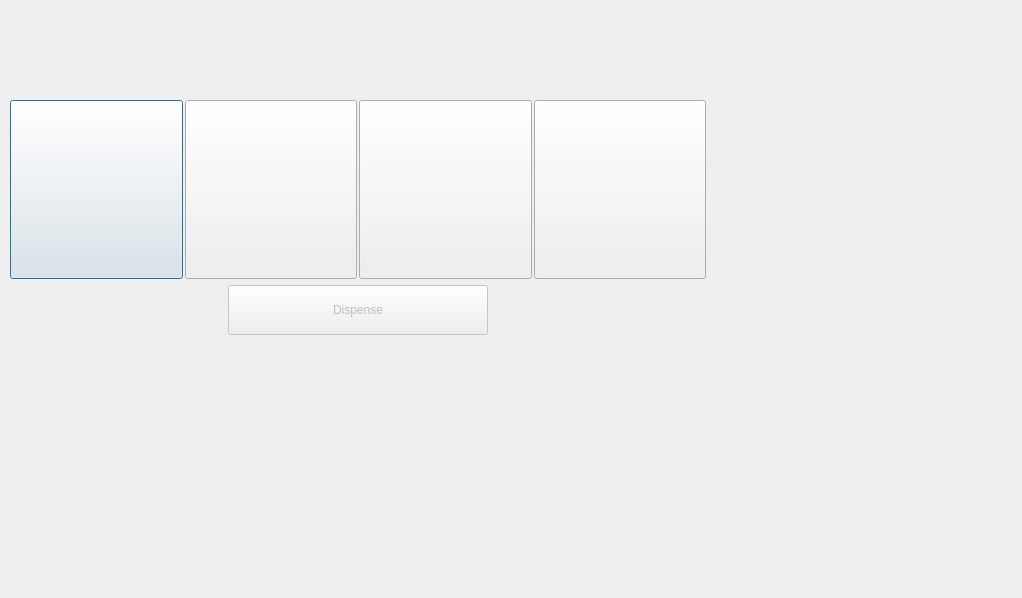
<?xml version="1.0" encoding="UTF-8"?>
<ui version="4.0">
 <class>Dialog</class>
 <widget class="QDialog" name="Dialog">
  <property name="geometry">
   <rect>
    <x>0</x>
    <y>0</y>
    <width>1022</width>
    <height>598</height>
   </rect>
  </property>
  <property name="windowTitle">
   <string>Dialog</string>
  </property>
  <property name="styleSheet">
   <string notr="true">&lt;!--?xml version=&quot;1.0&quot; encoding=&quot;UTF-8&quot;?--&gt;
&lt;resources&gt;
  &lt;color name=&quot;primaryColor&quot;&gt;#ff3eb5&lt;/color&gt;
  &lt;color name=&quot;primaryLightColor&quot;&gt;#ff3eb5&lt;/color&gt;
  &lt;color name=&quot;secondaryColor&quot;&gt;#232629&lt;/color&gt;
  &lt;color name=&quot;secondaryLightColor&quot;&gt;#4f5b62&lt;/color&gt;
  &lt;color name=&quot;secondaryDarkColor&quot;&gt;#31363b&lt;/color&gt;
  &lt;color name=&quot;primaryTextColor&quot;&gt;#000000&lt;/color&gt;
  &lt;color name=&quot;secondaryTextColor&quot;&gt;#ffffff&lt;/color&gt;
&lt;/resources&gt;
</string>
  </property>
  <widget class="QStackedWidget" name="stackedWidget">
   <property name="geometry">
    <rect>
     <x>0</x>
     <y>0</y>
     <width>1021</width>
     <height>601</height>
    </rect>
   </property>
   <property name="currentIndex">
    <number>0</number>
   </property>
   <widget class="QWidget" name="page">
    <widget class="QWidget" name="layoutWidget">
     <property name="geometry">
      <rect>
       <x>0</x>
       <y>0</y>
       <width>716</width>
       <height>375</height>
      </rect>
     </property>
     <layout class="QVBoxLayout" name="verticalLayout">
      <item>
       <layout class="QHBoxLayout" name="horizontalLayout_9">
        <property name="spacing">
         <number>2</number>
        </property>
        <property name="leftMargin">
         <number>10</number>
        </property>
        <property name="topMargin">
         <number>100</number>
        </property>
        <property name="rightMargin">
         <number>10</number>
        </property>
        <property name="bottomMargin">
         <number>0</number>
        </property>
        <item>
         <widget class="QPushButton" name="pushButton_2">
          <property name="sizePolicy">
           <sizepolicy hsizetype="Expanding" vsizetype="Expanding">
            <horstretch>0</horstretch>
            <verstretch>0</verstretch>
           </sizepolicy>
          </property>
          <property name="locale">
           <locale language="English" country="UnitedStates"/>
          </property>
          <property name="text">
           <string/>
          </property>
          <property name="icon">
           <iconset>
            <normaloff>../logo_pink.png</normaloff>../logo_pink.png</iconset>
          </property>
          <property name="iconSize">
           <size>
            <width>160</width>
            <height>160</height>
           </size>
          </property>
         </widget>
        </item>
        <item>
         <widget class="QPushButton" name="pushButton_4">
          <property name="sizePolicy">
           <sizepolicy hsizetype="Expanding" vsizetype="Expanding">
            <horstretch>0</horstretch>
            <verstretch>0</verstretch>
           </sizepolicy>
          </property>
          <property name="locale">
           <locale language="English" country="UnitedStates"/>
          </property>
          <property name="text">
           <string/>
          </property>
          <property name="icon">
           <iconset>
            <normaloff>../logo_pink.png</normaloff>../logo_pink.png</iconset>
          </property>
          <property name="iconSize">
           <size>
            <width>160</width>
            <height>160</height>
           </size>
          </property>
         </widget>
        </item>
        <item>
         <widget class="QPushButton" name="pushButton_3">
          <property name="sizePolicy">
           <sizepolicy hsizetype="Expanding" vsizetype="Expanding">
            <horstretch>0</horstretch>
            <verstretch>0</verstretch>
           </sizepolicy>
          </property>
          <property name="autoFillBackground">
           <bool>false</bool>
          </property>
          <property name="styleSheet">
           <string notr="true"/>
          </property>
          <property name="locale">
           <locale language="English" country="UnitedStates"/>
          </property>
          <property name="text">
           <string/>
          </property>
          <property name="icon">
           <iconset>
            <normaloff>../logo_pink.png</normaloff>../logo_pink.png</iconset>
          </property>
          <property name="iconSize">
           <size>
            <width>160</width>
            <height>160</height>
           </size>
          </property>
         </widget>
        </item>
        <item>
         <widget class="QPushButton" name="pushButton">
          <property name="sizePolicy">
           <sizepolicy hsizetype="Expanding" vsizetype="Expanding">
            <horstretch>0</horstretch>
            <verstretch>0</verstretch>
           </sizepolicy>
          </property>
          <property name="locale">
           <locale language="English" country="UnitedStates"/>
          </property>
          <property name="text">
           <string/>
          </property>
          <property name="icon">
           <iconset>
            <normaloff>../logo_pink.png</normaloff>../logo_pink.png</iconset>
          </property>
          <property name="iconSize">
           <size>
            <width>160</width>
            <height>160</height>
           </size>
          </property>
         </widget>
        </item>
       </layout>
      </item>
      <item>
       <layout class="QHBoxLayout" name="horizontalLayout_8">
        <item>
         <spacer name="horizontalSpacer">
          <property name="orientation">
           <enum>Qt::Horizontal</enum>
          </property>
          <property name="sizeHint" stdset="0">
           <size>
            <width>40</width>
            <height>20</height>
           </size>
          </property>
         </spacer>
        </item>
        <item>
         <widget class="QPushButton" name="pushButton_26">
          <property name="enabled">
           <bool>false</bool>
          </property>
          <property name="minimumSize">
           <size>
            <width>260</width>
            <height>50</height>
           </size>
          </property>
          <property name="text">
           <string>Dispense</string>
          </property>
         </widget>
        </item>
        <item>
         <spacer name="horizontalSpacer_2">
          <property name="orientation">
           <enum>Qt::Horizontal</enum>
          </property>
          <property name="sizeHint" stdset="0">
           <size>
            <width>40</width>
            <height>20</height>
           </size>
          </property>
         </spacer>
        </item>
       </layout>
      </item>
      <item>
       <spacer name="verticalSpacer">
        <property name="orientation">
         <enum>Qt::Vertical</enum>
        </property>
        <property name="sizeType">
         <enum>QSizePolicy::Fixed</enum>
        </property>
        <property name="sizeHint" stdset="0">
         <size>
          <width>20</width>
          <height>40</height>
         </size>
        </property>
       </spacer>
      </item>
     </layout>
    </widget>
   </widget>
   <widget class="QWidget" name="page_2"/>
  </widget>
 </widget>
 <resources/>
 <connections/>
</ui>
